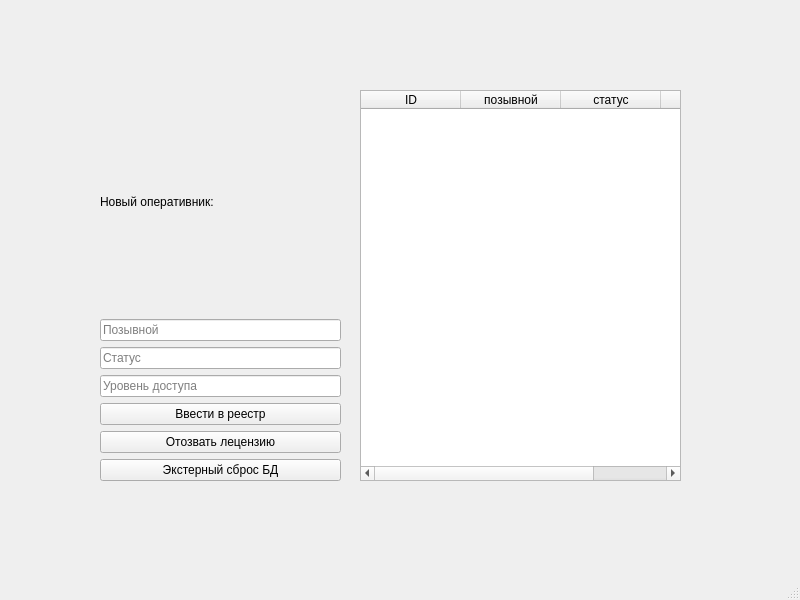
<?xml version="1.0" encoding="UTF-8"?>
<ui version="4.0">
 <class>MainWindow</class>
 <widget class="QMainWindow" name="MainWindow">
  <property name="geometry">
   <rect>
    <x>0</x>
    <y>0</y>
    <width>800</width>
    <height>600</height>
   </rect>
  </property>
  <property name="windowTitle">
   <string>MainWindow</string>
  </property>
  <widget class="QWidget" name="centralwidget">
   <widget class="QWidget" name="verticalLayoutWidget">
    <property name="geometry">
     <rect>
      <x>100</x>
      <y>90</y>
      <width>241</width>
      <height>391</height>
     </rect>
    </property>
    <layout class="QVBoxLayout" name="verticalLayout">
     <item>
      <widget class="QLabel" name="label">
       <property name="text">
        <string>Новый оперативник: </string>
       </property>
      </widget>
     </item>
     <item>
      <widget class="QLineEdit" name="codename_input">
       <property name="placeholderText">
        <string>Позывной</string>
       </property>
      </widget>
     </item>
     <item>
      <widget class="QLineEdit" name="status_input">
       <property name="placeholderText">
        <string>Статус</string>
       </property>
      </widget>
     </item>
     <item>
      <widget class="QLineEdit" name="clearance_input">
       <property name="placeholderText">
        <string>Уровень доступа</string>
       </property>
      </widget>
     </item>
     <item>
      <widget class="QPushButton" name="add_btn">
       <property name="text">
        <string>Ввести в реестр</string>
       </property>
      </widget>
     </item>
     <item>
      <widget class="QPushButton" name="delete_btn">
       <property name="text">
        <string>Отозвать лецензию</string>
       </property>
      </widget>
     </item>
     <item>
      <widget class="QPushButton" name="nuke_btn">
       <property name="text">
        <string>Экстерный сброс БД</string>
       </property>
      </widget>
     </item>
    </layout>
   </widget>
   <widget class="QTableWidget" name="agents_table">
    <property name="geometry">
     <rect>
      <x>360</x>
      <y>90</y>
      <width>321</width>
      <height>391</height>
     </rect>
    </property>
    <column>
     <property name="text">
      <string>ID</string>
     </property>
    </column>
    <column>
     <property name="text">
      <string>позывной</string>
     </property>
    </column>
    <column>
     <property name="text">
      <string>статус</string>
     </property>
    </column>
    <column>
     <property name="text">
      <string>доступ</string>
     </property>
    </column>
   </widget>
  </widget>
  <widget class="QMenuBar" name="menubar">
   <property name="geometry">
    <rect>
     <x>0</x>
     <y>0</y>
     <width>800</width>
     <height>21</height>
    </rect>
   </property>
  </widget>
  <widget class="QStatusBar" name="statusbar"/>
 </widget>
 <resources/>
 <connections/>
</ui>
